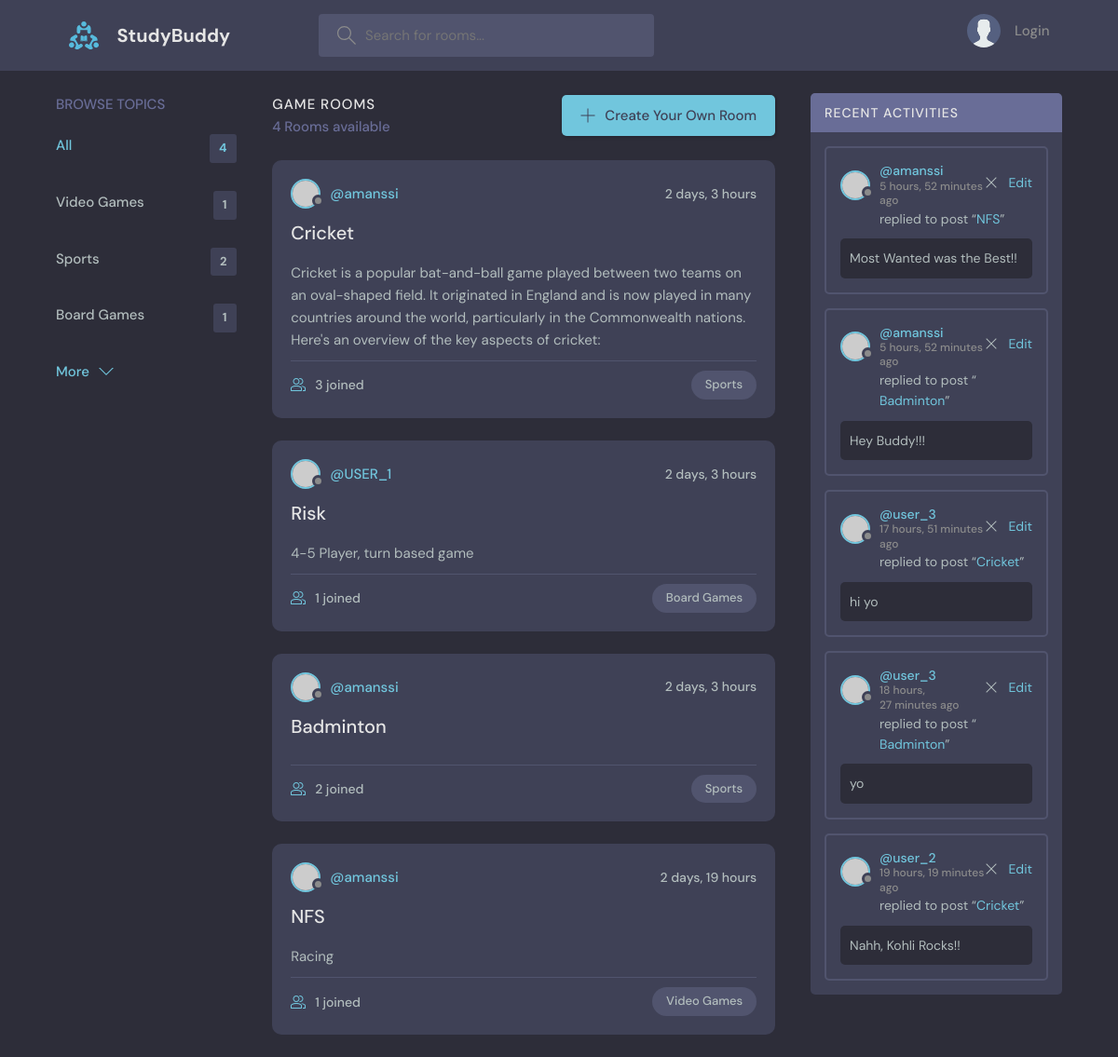
The app's page /, older data.
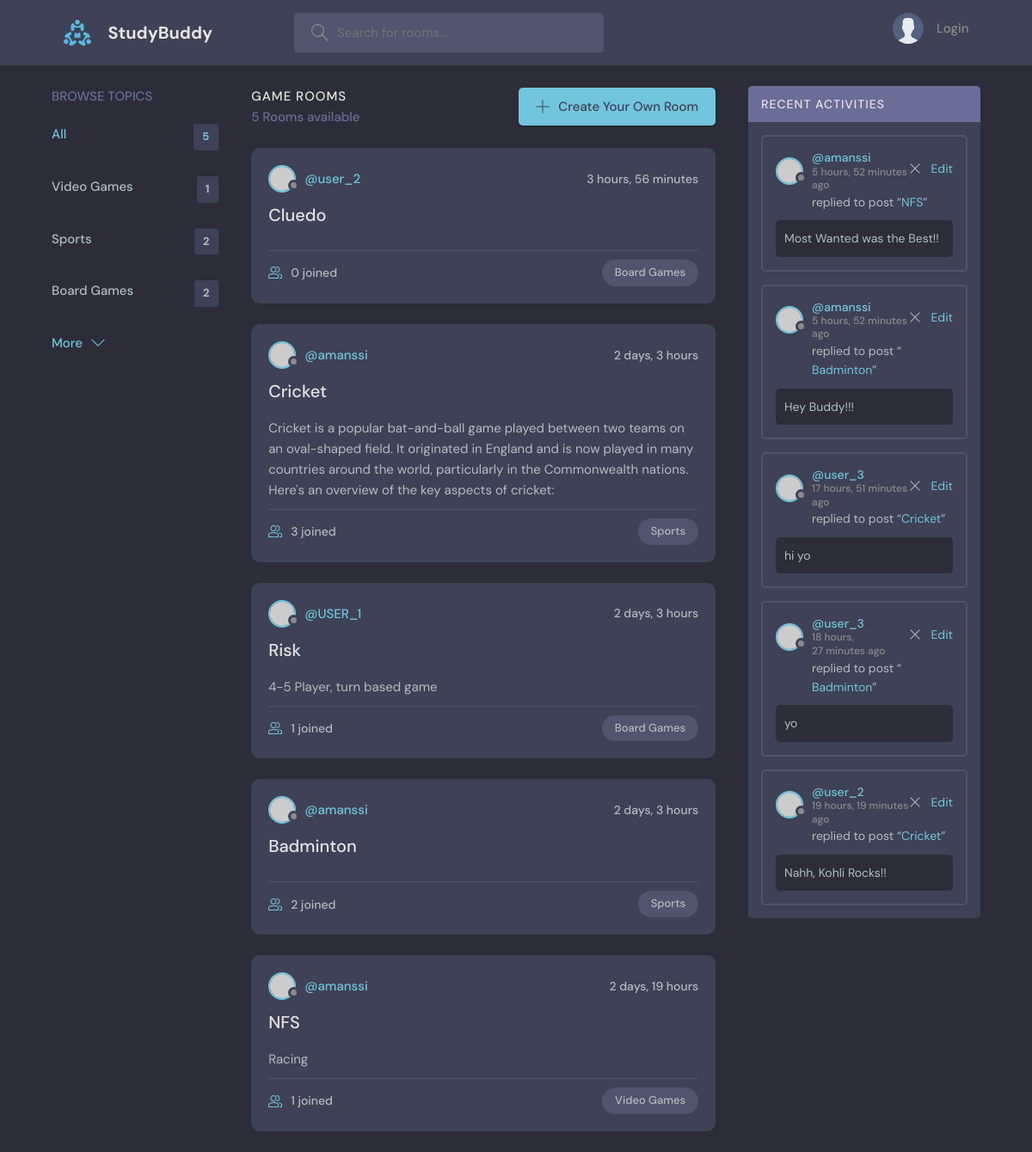
The same page, newer data.
### base/models.py (models this page shows)
class Topic(models.Model):
    name = models.CharField(max_length=200)
    def __str__(self):
        return self.name

class Room(models.Model):
    host = models.ForeignKey(User, on_delete=models.CASCADE, null=True)
    topic = models.ForeignKey(Topic, on_delete=models.CASCADE, null=True)
    name = models.CharField(max_length=200)
    description = models.TextField(null=True, blank=True)
    participants = models.ManyToManyField(User, related_name='participants', blank=True)
    updated = models.DateTimeField(auto_now=True)
    created = models.DateTimeField(auto_now_add=True)
    class Meta:
        ordering = ['-updated', '-created']
    def __str__(self):
        return self.name

class Message(models.Model):
    user = models.ForeignKey(User, on_delete=models.CASCADE, default='amanssi')
    room = models.ForeignKey(Room, on_delete=models.CASCADE, )
    body = models.TextField()
    updated = models.DateTimeField(auto_now=True)
    created = models.DateTimeField(auto_now_add=True)
    def __str__(self):
        return self.body[:50]

### base/views.py (the view, shortened to what this page needs)
# urls.py: path('', views.home, name="home_name"),
def home(request):
    query = request.GET.get('query')
    rooms=Room.objects.filter()
    allMessages=Message.objects.all().order_by('-created')[:5]
    topics=Topic.objects.all()
    context={'rooms':rooms, 'rooms_count':rooms.count(), 'topics':topics, 'allMessages':allMessages}
    return render(request, 'base/home.html', context)

### base/templates/base/home.html (shortened to what this page needs)
{% extends 'main.html' %}
{% block content %}
<main class="layout layout--3">
  <div class="container">
    {% include 'base/topicsComponent.html' %}
    <div class="roomList">
      <div class="roomList__header">
        <div>
          <h2>Game Rooms</h2>
          <p>{{rooms_count}} Rooms available</p>
        </div>
        <a class="btn btn--main" href="{% url 'create-room_name' %}">
          <svg version="1.1" xmlns="http://www.w3.org/2000/svg" width="32" height="32" viewBox="0 0 32 32">
            <title>add</title>
            <path
              d="M16.943 0.943h-1.885v14.115h-14.115v1.885h14.115v14.115h1.885v-14.115h14.115v-1.885h-14.115v-14.115z"
            ></path>
          </svg>
          Create Your Own Room
        </a>
      </div>
      {% include 'base/feedComponent.html' %}
    </div>
    <div class="activities">
      <div class="activities__header">
        <h2>Recent Activities</h2>
      </div>
      {% include 'base/activityComponent.html' %}
    </div>
  </div>
</main>
{% endblock content %}

### base/templates/base/topicsComponent.html
<div class="topics">
    <div class="topics__header">
      <h2>Browse Topics</h2>
    </div>
    <ul class="topics__list">
      <li>
        <a href="{% url 'home_name' %}" class="active">All <span>{{rooms_count}}</span></a>
      </li>
      {% for topic in topics %}
      <li>
        <a href="{% url 'home_name' %}?query={{topic.name}}">{{topic.name}}<span>{{topic.room_set.all.count}}</span></a>
      </li>
      {% endfor %}
    </ul>
    <a class="btn btn--link" href="topics.html">
      More
      <svg version="1.1" xmlns="http://www.w3.org/2000/svg" width="32" height="32" viewBox="0 0 32 32">
        <title>chevron-down</title>
        <path d="M16 21l-13-13h-3l16 16 16-16h-3l-13 13z"></path>
      </svg>
    </a>
  </div>

### base/templates/base/feedComponent.html (shortened to what this page needs)
{% for room in rooms %}
<div class="roomListRoom">
    <div class="roomListRoom__header">
    <a href="{% url 'userProfile_name' room.host.username %}" class="roomListRoom__author">
        <div class="avatar avatar--small">
        <img src="https://randomuser.me/api/portraits/women/11.jpg" />
        </div>
        <span>@{{room.host.username}}</span>
    </a>
    <div class="roomListRoom__actions">
        <span>{{room.created|timesince}}</span>
    </div>
    </div>
    <div class="roomListRoom__content">
    <a href="{% url 'room_name' room.id %}">{{room.name}}</a>
    <p>{{room.description}}</p>
    </div>
    <div class="roomListRoom__meta">
    <a href="{% url 'room_name' room.id %}" class="roomListRoom__joined">
        {{room.participants.count}} joined
    </a>
    <p class="roomListRoom__topic">{{room.topic}}</p>
    </div>
</div>
{% endfor %}

### base/templates/base/activityComponent.html
{% for message in allMessages %}
<div class="activities__box">
    <div class="activities__boxHeader roomListRoom__header">
      <a href="{% url 'userProfile_name' message.user.username %}" class="roomListRoom__author">
        <div class="avatar avatar--small">
          <img src="https://randomuser.me/api/portraits/women/11.jpg" />
        </div>
        <p>
          @{{message.user}}
          <span>{{message.created|timesince}} ago</span>
        </p>
      </a>
      <div class="roomListRoom__actions">
        <a href="{% url 'delete-message_name' message.id %}">
          <svg version="1.1" xmlns="http://www.w3.org/2000/svg" width="32" height="32" viewBox="0 0 32 32">
            <title>Remove</title>
            <path
              d="M27.314 6.019l-1.333-1.333-9.98 9.981-9.981-9.981-1.333 1.333 9.981 9.981-9.981 9.98 1.333 1.333 9.981-9.98 9.98 9.98 1.333-1.333-9.98-9.98 9.98-9.981z"
            ></path>
          </svg>
        </a>
        <a href="{% url 'edit-message_name' message.id %}"> <p>Edit</p> </a>
      </div>
    </div>
    <div class="activities__boxContent">
      <p>replied to post “<a href="{% url 'room_name' message.room.id %}">{{message.room}}</a>”</p>
      <div class="activities__boxRoomContent">
        {{message}}
      </div>
    </div>
  </div>
{% endfor %}

Row changes from the older to the newer data that the page shows:
computed for Topic "Board Games": room_set.all.count "1" → "2"
added Room: host.username "user_2", created "3 hours, 56 minutes", name "Cluedo", participants.count "0", topic "Board Games"
Text that changed along with them:
{{ rooms_count }}: "4" → "5"
